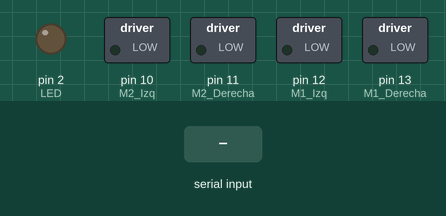
Simulated run of this sketch. Board: Arduino Uno, built with avr-gcc and run on an emulated ATmega328P. Shown: switched loads named in the sketch (green lamp = pin HIGH), output pins drawn as LEDs (lit = HIGH). The inputs (shaded band) are chosen by the test bench.

Above: at 1.2 s.
1.3 s: "1" received over Serial
At 1.6 s:
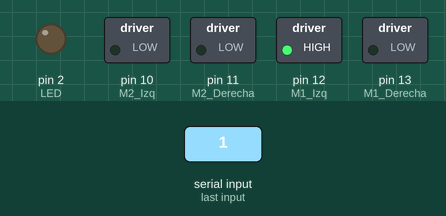
3.8 s: "2" received over Serial
At 4.6 s:
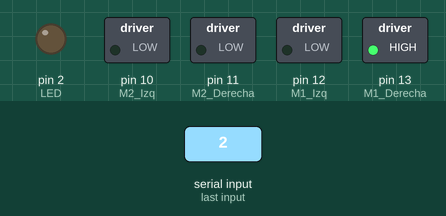
6.3 s: "3" received over Serial
At 6.6 s:
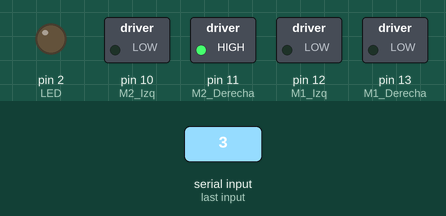
8.8 s: "4" received over Serial
At 9.6 s:
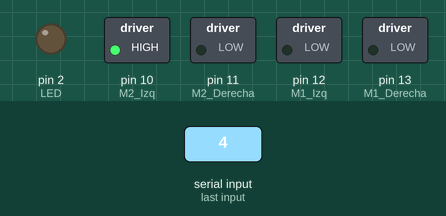
11.3 s: "9" received over Serial
At 11.6 s:
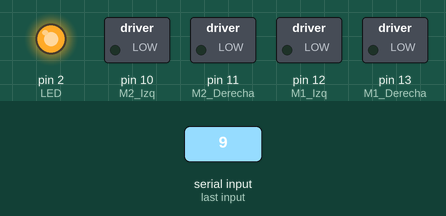
12.8 s: "1" received over Serial
At 13.6 s:
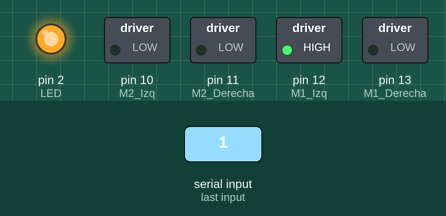
Timing chart, 0 to 15.8 s (numbered marks = the images above; inputs shaded):
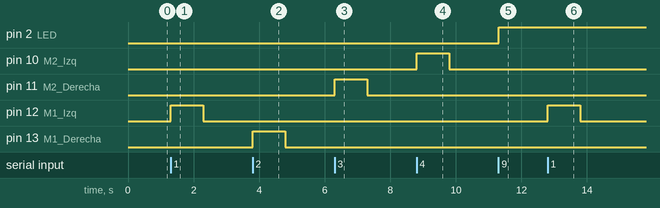

The sketch:

Brazo_robot.ino
```cpp
const int LED = 2;
int LEDSTATE=LOW;

int inByte = 0;

int M1_Izq = 12; //Direccion
int M1_Derecha = 13; //Direccion
int M1 =12;

int M2_Izq = 10; //Direccion
int M2_Derecha = 11; //Direccion
int M2 =10;


void setup(){
    Serial.begin(9600); //Open the serial port
    pinMode(LED, OUTPUT); //Set the digital pin as output
    pinMode(M1_Izq, OUTPUT);
    pinMode(M1_Derecha, OUTPUT);
    pinMode(M2_Izq, OUTPUT);
    pinMode(M2_Derecha, OUTPUT);
}

void loop(){

    if(Serial.available() > 0){

        inByte = Serial.read(); //read the incoming byte


        if(inByte == '1'){

            girar(1,M1);
            delay(1000);
            stop(M1);

         }
        if(inByte == '2'){

            girar(2,M1);
            delay(1000);
            stop(M1);
        }
       if(inByte == '3'){

            girar(2,M2);
            delay(1000);
            stop(M2);
        }
        if(inByte == '4'){

            girar(1,M2);
            delay(1000);
            stop(M2);
        }

        if(inByte == '9'){

          if(LEDSTATE == HIGH){
            LEDSTATE = LOW;

          }else {
          LEDSTATE =HIGH;
          }

          digitalWrite(LED,LEDSTATE);

        }


    }


}

void girar(int direccion,int motor){

  String motorFinal1 = motor+"_Izq";
  String motorFinal2 = motor+"Derecha";
   boolean inPin1 = LOW;
  boolean inPin2 = HIGH;

  if(direccion == 1){
    inPin1 = HIGH;
    inPin2 = LOW;
  }

    digitalWrite(motor, inPin1);
    digitalWrite(motor+1, inPin2);


}


void stop(int motor){
    digitalWrite(motor, LOW);
    digitalWrite(motor+1, LOW);
}
```

Measured:
- after the input at 1.3 s, pin 12 (M1_Izq): LOW → HIGH at once, → LOW 1.0 s later
- after the input at 3.8 s, pin 13 (M1_Derecha): LOW → HIGH at once, → LOW 1.0 s later
- after the input at 6.3 s, pin 11 (M2_Derecha): LOW → HIGH at once, → LOW 1.0 s later
- after the input at 8.8 s, pin 10 (M2_Izq): LOW → HIGH at once, → LOW 1.0 s later
- after the input at 11.3 s, pin 2 (LED): LOW → HIGH at once
- after the input at 12.8 s, pin 12 (M1_Izq): LOW → HIGH at once, → LOW 1.0 s later
